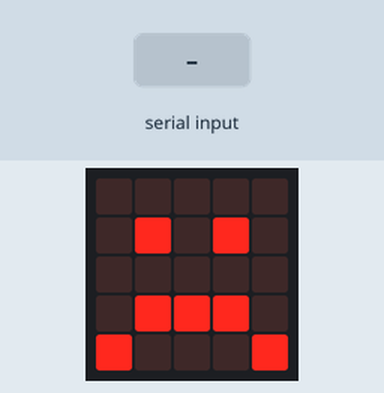
A program run on a simulated BBC micro:bit (MakeCode). Shown: the board's 5×5 LED display. The inputs (shaded band) are chosen by the test bench.

Above: at 1.2 s.
1.3 s: "0" typed at the serial console
At 2.3 s:
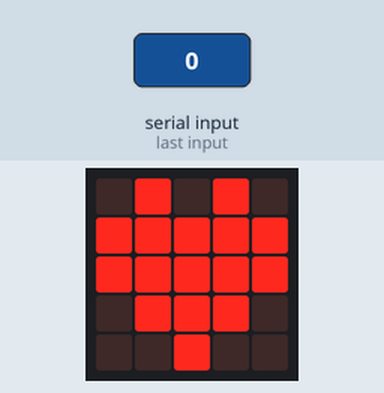
Timing chart, 0 to 4.3 s (numbered marks = the images above; inputs shaded):
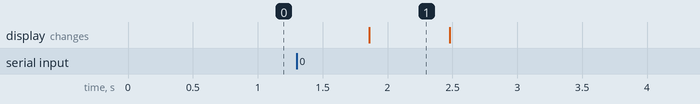

The program:

main.ts
```typescript
let result = ""
serial.redirect(
SerialPin.USB_TX,
SerialPin.USB_RX,
BaudRate.BaudRate9600
)
basic.forever(function () {
    result = serial.readString()
    if (result == "0") {
        basic.showIcon(IconNames.Heart)
    } else {
        basic.showIcon(IconNames.Sad)
    }
})
```

test.ts
```typescript
// 테스트는 여기로 이동합니다; 이 패키지가 확장으로 사용될 때 컴파일되지 않을 것 입니다.
```

Measured:
- after the input at 1.3 s, the display: changes after 0.56 s (image 1)
- what the display in image 1 shows lasts 0.6 s, from 1.9 s to 2.5 s
